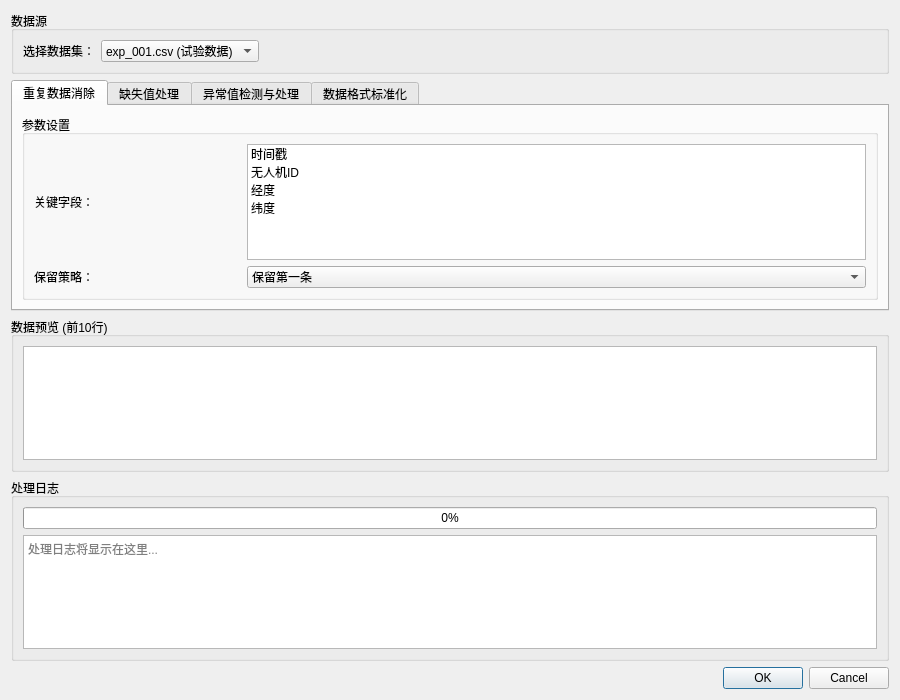
<?xml version="1.0" encoding="UTF-8"?>
<ui version="4.0">
 <class>DataPreprocessingDialog</class>
 <widget class="QDialog" name="DataPreprocessingDialog">
  <property name="geometry">
   <rect>
    <x>0</x>
    <y>0</y>
    <width>900</width>
    <height>700</height>
   </rect>
  </property>
  <property name="windowTitle">
   <string>数据预处理</string>
  </property>
  <layout class="QVBoxLayout" name="verticalLayout">
   <!-- 数据源选择 -->
   <item>
    <widget class="QGroupBox" name="groupBoxSource">
     <property name="title">
      <string>数据源</string>
     </property>
     <layout class="QHBoxLayout" name="horizontalLayout">
      <item>
       <widget class="QLabel" name="labelDataset">
        <property name="text">
         <string>选择数据集：</string>
        </property>
       </widget>
      </item>
      <item>
       <widget class="QComboBox" name="comboDataset">
        <item>
         <property name="text">
          <string>exp_001.csv (试验数据)</string>
         </property>
        </item>
        <item>
         <property name="text">
          <string>exp_002.xlsx</string>
         </property>
        </item>
        <item>
         <property name="text">
          <string>仿真结果_003</string>
         </property>
        </item>
       </widget>
      </item>
      <item>
       <spacer name="horizontalSpacer">
        <property name="orientation">
         <enum>Qt::Horizontal</enum>
        </property>
        <property name="sizeHint" stdset="0">
         <size>
          <width>40</width>
          <height>20</height>
         </size>
        </property>
       </spacer>
      </item>
     </layout>
    </widget>
   </item>
   <!-- 预处理步骤选项卡 -->
   <item>
    <widget class="QTabWidget" name="tabWidget">
     <property name="currentIndex">
      <number>0</number>
     </property>
     <!-- 重复数据消除 -->
     <widget class="QWidget" name="tabDuplicate">
      <attribute name="title">
       <string>重复数据消除</string>
      </attribute>
      <layout class="QVBoxLayout" name="verticalLayout_2">
       <item>
        <widget class="QGroupBox" name="groupBoxDuplicateParams">
         <property name="title">
          <string>参数设置</string>
         </property>
         <layout class="QGridLayout" name="gridLayout">
          <item row="0" column="0">
           <widget class="QLabel" name="labelDuplicateKey">
            <property name="text">
             <string>关键字段：</string>
            </property>
           </widget>
          </item>
          <item row="0" column="1" colspan="3">
           <widget class="QListWidget" name="listDuplicateKey">
            <property name="selectionMode">
             <enum>QAbstractItemView::MultiSelection</enum>
            </property>
            <item>
             <property name="text">
              <string>时间戳</string>
             </property>
            </item>
            <item>
             <property name="text">
              <string>无人机ID</string>
             </property>
            </item>
            <item>
             <property name="text">
              <string>经度</string>
             </property>
            </item>
            <item>
             <property name="text">
              <string>纬度</string>
             </property>
            </item>
           </widget>
          </item>
          <item row="1" column="0">
           <widget class="QLabel" name="labelKeepStrategy">
            <property name="text">
             <string>保留策略：</string>
            </property>
           </widget>
          </item>
          <item row="1" column="1" colspan="3">
           <widget class="QComboBox" name="comboKeepStrategy">
            <item>
             <property name="text">
              <string>保留第一条</string>
             </property>
            </item>
            <item>
             <property name="text">
              <string>保留最后一条</string>
             </property>
            </item>
            <item>
             <property name="text">
              <string>合并（取均值）</string>
             </property>
            </item>
           </widget>
          </item>
         </layout>
        </widget>
       </item>
      </layout>
     </widget>
     <!-- 缺失值处理 -->
     <widget class="QWidget" name="tabMissing">
      <attribute name="title">
       <string>缺失值处理</string>
      </attribute>
      <layout class="QVBoxLayout" name="verticalLayout_3">
       <item>
        <widget class="QGroupBox" name="groupBoxMissingParams">
         <property name="title">
          <string>参数设置</string>
         </property>
         <layout class="QGridLayout" name="gridLayout_2">
          <item row="0" column="0">
           <widget class="QLabel" name="labelMissingMethod">
            <property name="text">
             <string>处理方法：</string>
            </property>
           </widget>
          </item>
          <item row="0" column="1" colspan="2">
           <widget class="QComboBox" name="comboMissingMethod">
            <item>
             <property name="text">
              <string>删除包含缺失值的行</string>
             </property>
            </item>
            <item>
             <property name="text">
              <string>均值填充</string>
             </property>
            </item>
            <item>
             <property name="text">
              <string>中位数填充</string>
             </property>
            </item>
            <item>
             <property name="text">
              <string>众数填充</string>
             </property>
            </item>
            <item>
             <property name="text">
              <string>前向填充</string>
             </property>
            </item>
            <item>
             <property name="text">
              <string>后向填充</string>
             </property>
            </item>
            <item>
             <property name="text">
              <string>线性插值</string>
             </property>
            </item>
            <item>
             <property name="text">
              <string>固定值填充</string>
             </property>
            </item>
           </widget>
          </item>
          <item row="1" column="0">
           <widget class="QLabel" name="labelMissingFillValue">
            <property name="text">
             <string>填充值（固定值）：</string>
            </property>
           </widget>
          </item>
          <item row="1" column="1" colspan="2">
           <widget class="QLineEdit" name="lineMissingFillValue">
            <property name="enabled">
             <bool>false</bool>
            </property>
            <property name="placeholderText">
             <string>例如 0 或 "未知"</string>
            </property>
           </widget>
          </item>
         </layout>
        </widget>
       </item>
      </layout>
     </widget>
     <!-- 异常值检测与处理 -->
     <widget class="QWidget" name="tabOutlier">
      <attribute name="title">
       <string>异常值检测与处理</string>
      </attribute>
      <layout class="QVBoxLayout" name="verticalLayout_4">
       <item>
        <widget class="QGroupBox" name="groupBoxOutlierParams">
         <property name="title">
          <string>参数设置</string>
         </property>
         <layout class="QGridLayout" name="gridLayout_3">
          <item row="0" column="0">
           <widget class="QLabel" name="labelOutlierMethod">
            <property name="text">
             <string>检测方法：</string>
            </property>
           </widget>
          </item>
          <item row="0" column="1" colspan="3">
           <widget class="QComboBox" name="comboOutlierMethod">
            <item>
             <property name="text">
              <string>标准差法 (k=3)</string>
             </property>
            </item>
            <item>
             <property name="text">
              <string>四分位距法 (IQR)</string>
             </property>
            </item>
            <item>
             <property name="text">
              <string>自定义阈值</string>
             </property>
            </item>
           </widget>
          </item>
          <item row="1" column="0">
           <widget class="QLabel" name="labelOutlierK">
            <property name="text">
             <string>标准差倍数 k：</string>
            </property>
           </widget>
          </item>
          <item row="1" column="1">
           <widget class="QDoubleSpinBox" name="spinOutlierK">
            <property name="value">
             <double>3.000000000000000</double>
            </property>
           </widget>
          </item>
          <item row="1" column="2">
           <widget class="QLabel" name="labelOutlierAction">
            <property name="text">
             <string>处理方式：</string>
            </property>
           </widget>
          </item>
          <item row="1" column="3">
           <widget class="QComboBox" name="comboOutlierAction">
            <item>
             <property name="text">
              <string>删除异常行</string>
             </property>
            </item>
            <item>
             <property name="text">
              <string>用边界值替换</string>
             </property>
            </item>
            <item>
             <property name="text">
              <string>标记但不处理</string>
             </property>
            </item>
           </widget>
          </item>
         </layout>
        </widget>
       </item>
      </layout>
     </widget>
     <!-- 数据格式标准化 -->
     <widget class="QWidget" name="tabNormalize">
      <attribute name="title">
       <string>数据格式标准化</string>
      </attribute>
      <layout class="QVBoxLayout" name="verticalLayout_5">
       <item>
        <widget class="QGroupBox" name="groupBoxNormalize">
         <property name="title">
          <string>参数设置</string>
         </property>
         <layout class="QGridLayout" name="gridLayout_4">
          <item row="0" column="0">
           <widget class="QLabel" name="labelDateTimeFormat">
            <property name="text">
             <string>日期时间格式：</string>
            </property>
           </widget>
          </item>
          <item row="0" column="1" colspan="3">
           <widget class="QComboBox" name="comboDateTimeFormat">
            <item>
             <property name="text">
              <string>yyyy-MM-dd HH:mm:ss</string>
             </property>
            </item>
            <item>
             <property name="text">
              <string>yyyy/MM/dd HH:mm</string>
             </property>
            </item>
            <item>
             <property name="text">
              <string>dd-MM-yyyy HH:mm:ss</string>
             </property>
            </item>
           </widget>
          </item>
          <item row="1" column="0">
           <widget class="QLabel" name="labelUnitConvert">
            <property name="text">
             <string>单位转换：</string>
            </property>
           </widget>
          </item>
          <item row="1" column="1" colspan="3">
           <widget class="QCheckBox" name="checkUnitConvert">
            <property name="text">
             <string>启用单位转换（英尺→米，英里→公里）</string>
            </property>
           </widget>
          </item>
          <item row="2" column="0">
           <widget class="QLabel" name="labelEncoding">
            <property name="text">
             <string>文本编码：</string>
            </property>
           </widget>
          </item>
          <item row="2" column="1" colspan="3">
           <widget class="QComboBox" name="comboEncoding">
            <item>
             <property name="text">
              <string>UTF-8</string>
             </property>
            </item>
            <item>
             <property name="text">
              <string>GBK</string>
             </property>
            </item>
            <item>
             <property name="text">
              <string>ISO-8859-1</string>
             </property>
            </item>
           </widget>
          </item>
         </layout>
        </widget>
       </item>
      </layout>
     </widget>
    </widget>
   </item>
   <!-- 数据预览区域 -->
   <item>
    <widget class="QGroupBox" name="groupBoxPreview">
     <property name="title">
      <string>数据预览 (前10行)</string>
     </property>
     <layout class="QVBoxLayout" name="verticalLayout_6">
      <item>
       <widget class="QTableWidget" name="tablePreview"/>
      </item>
     </layout>
    </widget>
   </item>
   <!-- 进度条和日志 -->
   <item>
    <widget class="QGroupBox" name="groupBoxProgress">
     <property name="title">
      <string>处理日志</string>
     </property>
     <layout class="QVBoxLayout" name="verticalLayout_7">
      <item>
       <widget class="QProgressBar" name="progressBar">
        <property name="value">
         <number>0</number>
        </property>
       </widget>
      </item>
      <item>
       <widget class="QTextEdit" name="textLog">
        <property name="readOnly">
         <bool>true</bool>
        </property>
        <property name="placeholderText">
         <string>处理日志将显示在这里...</string>
        </property>
       </widget>
      </item>
     </layout>
    </widget>
   </item>
   <!-- 底部按钮 -->
   <item>
    <widget class="QDialogButtonBox" name="buttonBox">
     <property name="orientation">
      <enum>Qt::Horizontal</enum>
     </property>
     <property name="standardButtons">
      <set>QDialogButtonBox::Cancel|QDialogButtonBox::Ok</set>
     </property>
    </widget>
   </item>
  </layout>
 </widget>
 <resources/>
 <connections>
  <connection>
   <sender>buttonBox</sender>
   <signal>accepted()</signal>
   <receiver>DataPreprocessingDialog</receiver>
   <slot>accept()</slot>
   <hints>
    <hint type="sourcelabel">
     <x>248</x>
     <y>254</y>
    </hint>
    <hint type="destinationlabel">
     <x>157</x>
     <y>274</y>
    </hint>
   </hints>
  </connection>
  <connection>
   <sender>buttonBox</sender>
   <signal>rejected()</signal>
   <receiver>DataPreprocessingDialog</receiver>
   <slot>reject()</slot>
   <hints>
    <hint type="sourcelabel">
     <x>316</x>
     <y>260</y>
    </hint>
    <hint type="destinationlabel">
     <x>286</x>
     <y>274</y>
    </hint>
   </hints>
  </connection>
  <!-- 联动：选择固定值填充时启用lineMissingFillValue -->
  <connection>
   <sender>comboMissingMethod</sender>
   <signal>currentIndexChanged(int)</signal>
   <receiver>lineMissingFillValue</receiver>
   <slot>setEnabled(bool)</slot>
   <hints>
    <hint type="sourcelabel">
     <x>200</x>
     <y>130</y>
    </hint>
    <hint type="destinationlabel">
     <x>300</x>
     <y>130</y>
    </hint>
   </hints>
  </connection>
 </connections>
</ui>
